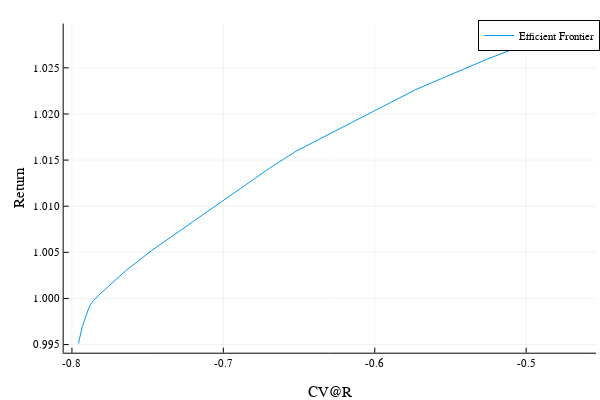

Notebook cell for this chart:
### Code cell
# Plotting Efficient Frontier by varying λ
lambdas = collect(0:0.01:1)
risks = zeros(length(lambdas))
returns = zeros(length(lambdas))
for i = 1:length(lambdas)
    x, obj = RiskAdjustedOptimization(r, N_scenarios, n_assets, lambdas[i])
    risks[i] = cvar(x)
    returns[i] = sum(r[s,:] ⋅ x for s = 1:N_scenarios)/N_scenarios
end

Plots.plot(risks, returns, label = "Efficient Frontier", xlabel = "CV@R", ylabel = "Return", legend = :best)

### Figure 1 — Plotly figure (JSON) as saved in the notebook; plotly's stock layout.template omitted (floating-point values rounded to 4 significant figures)
{"data": [{"colorbar": {"title": ""}, "legendgroup": "Efficient Frontier", "line": {"color": "rgba(0, 154, 250, 1.000)", "dash": "solid", "shape": "linear", "width": 1}, "mode": "lines", "name": "Efficient Frontier", "showlegend": true, "type": "scatter", "x": [-0.7955, -0.7955, -0.7955, -0.7955, -0.7955, -0.7955, -0.7955, -0.7955, -0.7955, -0.7955, -0.7955, -0.7955, -0.7955, -0.7955, -0.7955, -0.7955, -0.7955, -0.7955, -0.7955, -0.7955, -0.7955, -0.7955, -0.7955, -0.7955, -0.7955, -0.7955, -0.7955, -0.7955, -0.7955, -0.7955, -0.7955, -0.7954, -0.7954, -0.7954, -0.7954, -0.7954, -0.7954, -0.7954, -0.7954, -0.7954, -0.7954, -0.7954, -0.7954, -0.7954, -0.7954, -0.7954, -0.7954, -0.7954, -0.7954, -0.7954, -0.7954, -0.7954, -0.7954, -0.7954, -0.7954, -0.7954, -0.7954, -0.7954, -0.7954, -0.7932, -0.7932, -0.7932, -0.7932, -0.7932, -0.7932, -0.7932, -0.7922, -0.7922, -0.7922, -0.7897, -0.7897, -0.7897, -0.7891, -0.7891, -0.7891, -0.788, -0.788, -0.7872, -0.7872, -0.7872, -0.7872, -0.7872, -0.7872, -0.7872, -0.7868, -0.7866, -0.7817, -0.7778, -0.7647, -0.7474, -0.6689, -0.6519, -0.6519, -0.5729, -0.5254, -0.5094, -0.4922, -0.4704, -0.4638, -0.4638, -0.4638], "xaxis": "x", "y": [0.9951, 0.9951, 0.9951, 0.9951, 0.9951, 0.9951, 0.9951, 0.9951, 0.9951, 0.9951, 0.9951, 0.9951, 0.9951, 0.9951, 0.9951, 0.9951, 0.9951, 0.9951, 0.9951, 0.9951, 0.9951, 0.9951, 0.9951, 0.9951, 0.9951, 0.9951, 0.9951, 0.9951, 0.9951, 0.9951, 0.9951, 0.9953, 0.9953, 0.9953, 0.9953, 0.9953, 0.9953, 0.9953, 0.9953, 0.9953, 0.9953, 0.9953, 0.9953, 0.9953, 0.9953, 0.9953, 0.9953, 0.9953, 0.9953, 0.9953, 0.9953, 0.9953, 0.9953, 0.9953, 0.9953, 0.9953, 0.9953, 0.9953, 0.9953, 0.9969, 0.9969, 0.9969, 0.9969, 0.9969, 0.9969, 0.9969, 0.9974, 0.9974, 0.9974, 0.9986, 0.9986, 0.9986, 0.9989, 0.9989, 0.9989, 0.9993, 0.9993, 0.9995, 0.9995, 0.9995, 0.9995, 0.9995, 0.9995, 0.9995, 0.9996, 0.9996, 1.0, 1.001, 1.003, 1.005, 1.014, 1.016, 1.016, 1.023, 1.026, 1.027, 1.028, 1.029, 1.029, 1.029, 1.029], "yaxis": "y", "zmax": null, "zmin": null}], "layout": {"annotations": [], "height": 400, "legend": {"bgcolor": "rgba(255, 255, 255, 1.000)", "bordercolor": "rgba(0, 0, 0, 1.000)", "borderwidth": 1, "font": {"color": "rgba(0, 0, 0, 1.000)", "family": "sans-serif", "size": 11}, "title": {"font": {"color": "rgba(0, 0, 0, 1.000)", "family": "sans-serif", "size": 15}, "text": ""}, "tracegroupgap": 0, "traceorder": "normal", "x": 1, "xanchor": "auto", "y": 1, "yanchor": "auto"}, "margin": {"b": 20, "l": 0, "r": 0, "t": 20}, "paper_bgcolor": "rgba(255, 255, 255, 1.000)", "plot_bgcolor": "rgba(255, 255, 255, 1.000)", "showlegend": true, "width": 600, "xaxis": {"anchor": "y", "domain": [0.1061, 0.9934], "gridcolor": "rgba(0, 0, 0, 0.100)", "gridwidth": 0.5, "linecolor": "rgba(0, 0, 0, 1.000)", "mirror": false, "range": [-0.8055, -0.4538], "showgrid": true, "showline": true, "showticklabels": true, "tickangle": 0, "tickcolor": "rgb(0, 0, 0)", "tickfont": {"color": "rgba(0, 0, 0, 1.000)", "family": "sans-serif", "size": 11}, "tickmode": "array", "ticks": "inside", "ticktext": ["-0.8", "-0.7", "-0.6", "-0.5"], "tickvals": [-0.8, -0.7, -0.6, -0.5], "title": "CV@R", "titlefont": {"color": "rgba(0, 0, 0, 1.000)", "family": "sans-serif", "size": 15}, "type": "-", "visible": true, "zeroline": false, "zerolinecolor": "rgba(0, 0, 0, 1.000)"}, "yaxis": {"anchor": "x", "domain": [0.07581, 0.9902], "gridcolor": "rgba(0, 0, 0, 0.100)", "gridwidth": 0.5, "linecolor": "rgba(0, 0, 0, 1.000)", "mirror": false, "range": [0.9941, 1.03], "showgrid": true, "showline": true, "showticklabels": true, "tickangle": 0, "tickcolor": "rgb(0, 0, 0)", "tickfont": {"color": "rgba(0, 0, 0, 1.000)", "family": "sans-serif", "size": 11}, "tickmode": "array", "ticks": "inside", "ticktext": ["0.995", "1.000", "1.005", "1.010", "1.015", "1.020", "1.025"], "tickvals": [0.995, 1, 1.005, 1.01, 1.015, 1.02, 1.025], "title": "Return", "titlefont": {"color": "rgba(0, 0, 0, 1.000)", "family": "sans-serif", "size": 15}, "type": "-", "visible": true, "zeroline": false, "zerolinecolor": "rgba(0, 0, 0, 1.000)"}}}
